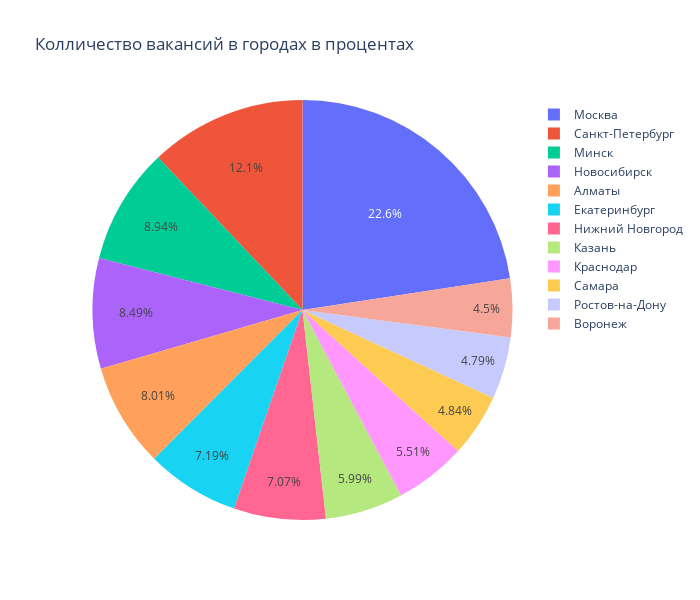

The code cell stored with this chart in its notebook:
### Code cell
# результат запроса
df = pd.read_sql_query(query_4_1, connection) # используем метод read_sql_query, чтобы получить результаты запроса сразу в виде датафрейма
display(df)

# Создаем круговую диаграмму, из первых 12 городов, где колличестов вакансий больше 1000
fig = px.pie(
    df,
    values='cnt',
    names='area',
    height=600,
    width=700,
    title='Колличество вакансий в городах в процентах',
)
fig.show()

### Figure 1 — Plotly figure (JSON) as saved in the notebook; plotly's stock layout.template omitted (floating-point values rounded to 4 significant figures)
{"data": [{"domain": {"x": [0, 1], "y": [0, 1]}, "hovertemplate": "area=%{label}<br>cnt=%{value}<extra></extra>", "labels": ["Москва", "Санкт-Петербург", "Минск", "Новосибирск", "Алматы", "Екатеринбург", "Нижний Новгород", "Казань", "Краснодар", "Самара", "Ростов-на-Дону", "Воронеж"], "legendgroup": "", "name": "", "showlegend": true, "type": "pie", "values": [5333, 2851, 2112, 2006, 1892, 1698, 1670, 1415, 1301, 1144, 1131, 1063]}], "layout": {"height": 600, "legend": {"tracegroupgap": 0}, "title": {"text": "Колличество вакансий в городах в процентах"}, "width": 700}}
